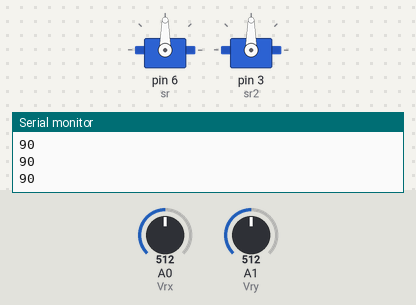
A sketch run on a simulated Arduino Uno, built with avr-gcc and run on an emulated ATmega328P. Parts: 2 × servo, the last lines printed to the serial monitor. Inputs (shaded band) come from the test bench; at power-on: A0 (Vrx) = 512, A1 (Vry) = 512.

Above: at 1.2 s.
1.3 s: A0 (Vrx) set to 716
At 2.2 s:
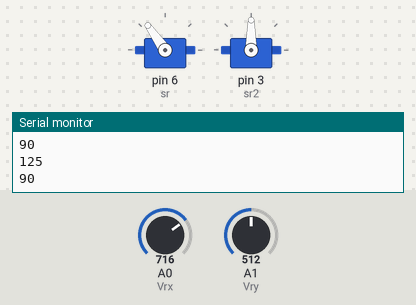
3.1 s: A1 (Vry) set to 306
At 3.5 s:
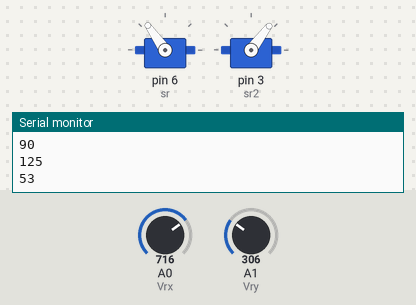
4.7 s: A0 (Vrx) set to 900
At 6.0 s:
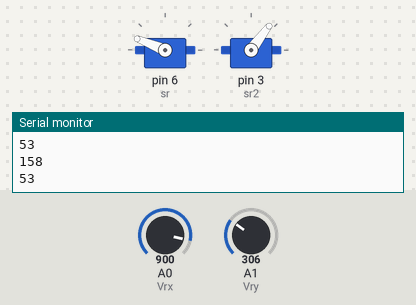
6.3 s: A1 (Vry) set to 122
At 7.4 s:
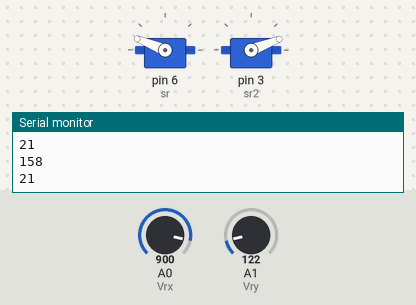
7.9 s: A1 (Vry) set to 0
At 8.7 s:
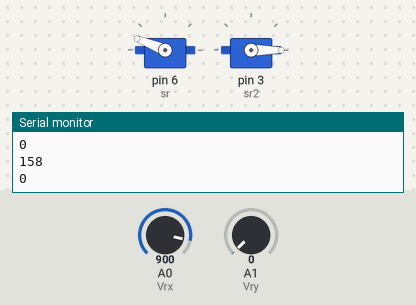
9.5 s: A0 (Vrx) set to 1023
At 10.1 s:
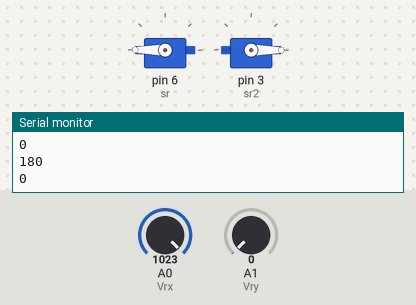
Timing chart, 0 to 12.1 s (numbered marks = the images above; inputs shaded):
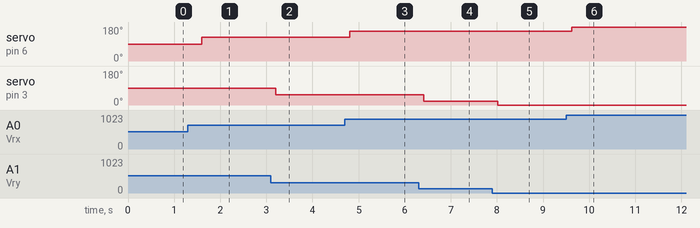

The sketch:

joystick_module_interfacing.ino
```cpp
#include <Servo.h>
Servo sr;
Servo sr2;
int Vrx=A0;
int Vry=A1;
int X=0;
int Y=0;
int xpos=0;
int ypos=0;

void setup() {
  pinMode(Vrx, INPUT);
  pinMode(Vry, INPUT);
  sr.attach(6);
  sr2.attach(3);
  Serial.begin(9600);
}

void loop() {
  X = analogRead(Vrx);
  Y = analogRead(Vry);
  xpos = map(X, 0, 1023, 0, 180);
  ypos = map(Y, 0, 1023, 0, 180);
  Serial.println(xpos);
  Serial.println(ypos);
  sr.write(xpos);
  sr2.write(ypos);
  delay(400);
}
```

Measured:
- after the input at 1.3 s, servo on pin 6 (sr): 90° → 125° after 0.30 s
- after the input at 3.1 s, servo on pin 3 (sr2): 90° → 53° after 0.11 s
- after the input at 4.7 s, servo on pin 6 (sr): 125° → 158° after 0.11 s
- after the input at 6.3 s, servo on pin 3 (sr2): 53° → 21° after 0.11 s
- after the input at 7.9 s, servo on pin 3 (sr2): 21° → 0° after 0.12 s
- after the input at 9.5 s, servo on pin 6 (sr): 158° → 180° after 0.12 s
